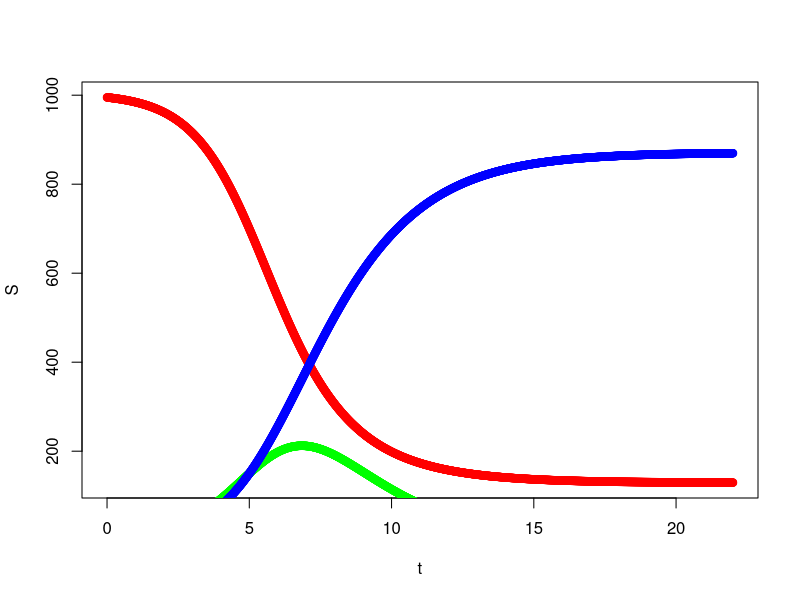

R code for this plot:
RungeKutta_SIR <- function(S0, I0, R0, beta, gamma, last, dt) {
  S <- c(); S[1] <- S0
  I <- c(); I[1] <- I0
  R <- c(); R[1] <- R0
  
  t <- seq(0, last, by = dt)
  week <- seq(1, last / dt + 1, 1 / dt)
  
  dSdt <- function(S, I){
    return (- beta * S * I)
  }
  dIdt <- function(S, I){
    return (- gamma * I + beta * S * I)
  }
  dRdt <- function(I){
    return (gamma * I)
  }
  
  #Runge-Kuttra's
  for(i in 1:(length(t) - 1)) {
    S.k1 <- dSdt(S[i], I[i])
    I.k1 <- dIdt(S[i], I[i])
    R.k1 <- dRdt(I[i])
    
    S.k2 <- dSdt(S[i] + dt / 2 * S.k1, I[i] + dt / 2 * I.k1)
    I.k2 <- dIdt(S[i] + dt / 2 * S.k1, I[i] + dt / 2 * I.k1)
    R.k2 <- dRdt(I[i] + dt / 2 * I.k1)
    
    S.k3 <- dSdt(S[i] + dt / 2 * S.k2, I[i] + dt / 2 * I.k2)
    I.k3 <- dIdt(S[i] + dt / 2 * S.k2, I[i] + dt / 2 * I.k2)
    R.k3 <- dRdt(I[i] + dt / 2 * I.k2)
    
    S.k4 <- dSdt(S[i] + dt * S.k3, I[i] + dt * I.k3)
    I.k4 <- dIdt(S[i] + dt * S.k3, I[i] + dt * I.k3)
    R.k4 <- dRdt(I[i] + dt * I.k3)
    
    S[i+1] <- S[i] + dt / 6 * (S.k1 + 2 * S.k2 + 2 * S.k3 + S.k4)
    I[i+1] <- I[i] + dt / 6 * (I.k1 + 2 * I.k2 + 2 * I.k3 + I.k4)
    R[i+1] <- R[i] + dt / 6 * (R.k1 + 2 * R.k2 + 2 * R.k3 + R.k4)
  }
    plot(S~t, col="red")
    lines(S~t, col="red")
    lines(I~t, col="green")
    points(I~t, col="green")
    lines(R~t, col="blue")
    points(R~t, col="blue")
    which.max(I) * dt
    
    return(cbind(S, I, R))
}

RungeKutta_SIR(995, 5, 0, 0.001407, 0.6, 22, 0.01)
